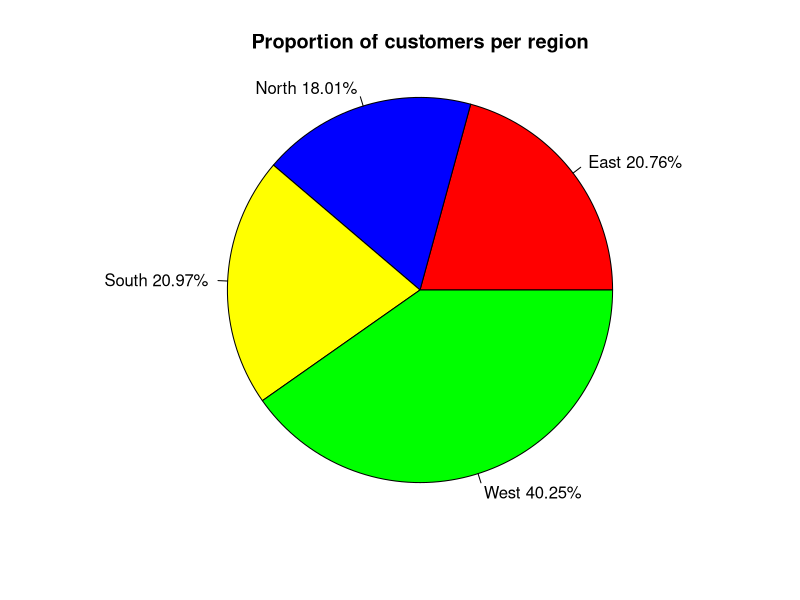
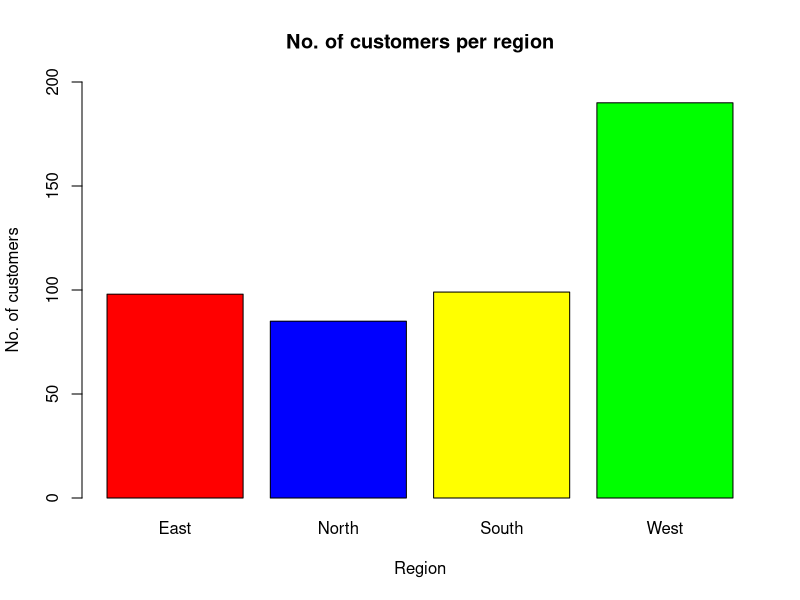
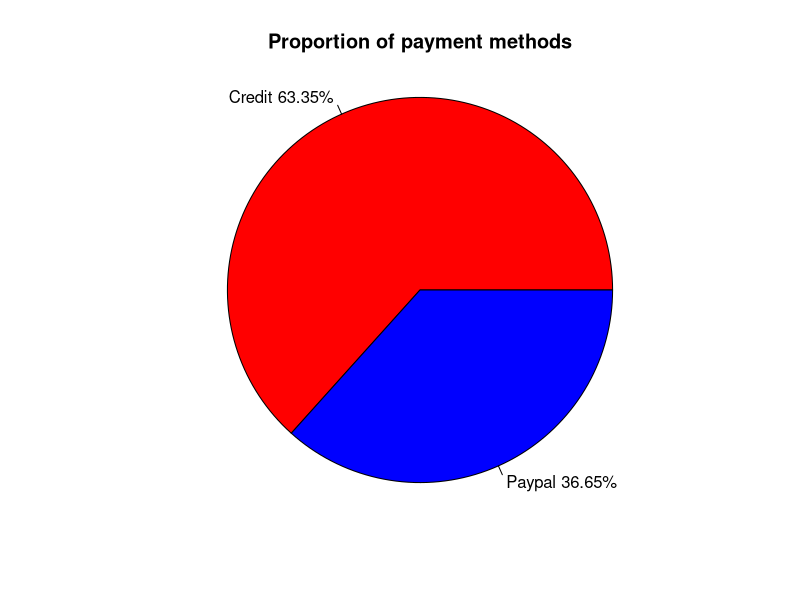
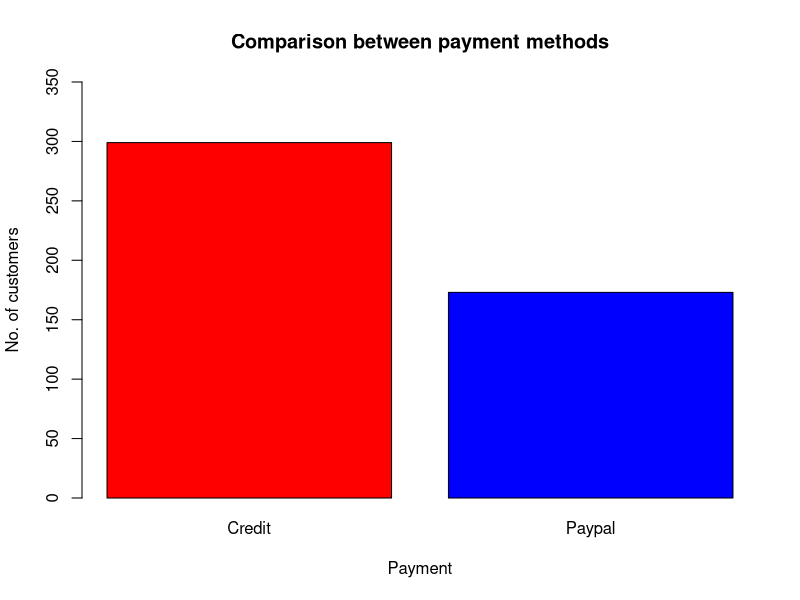
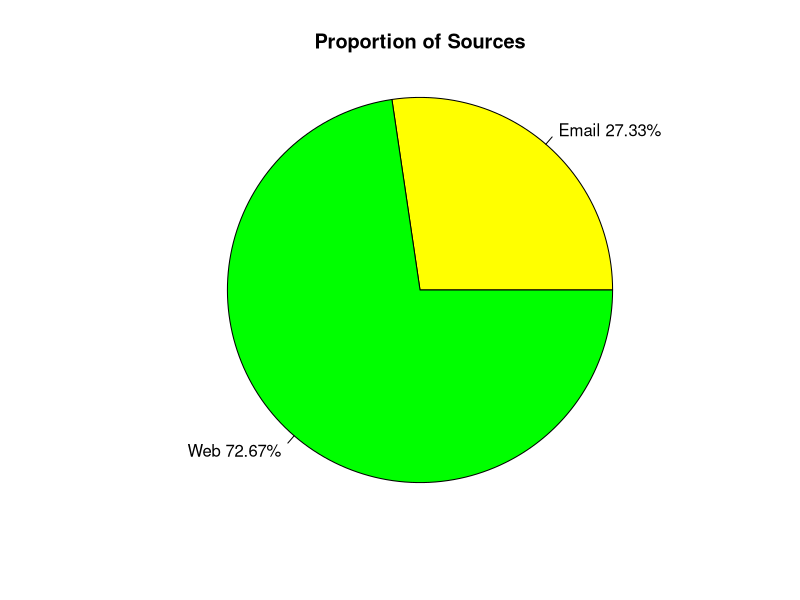
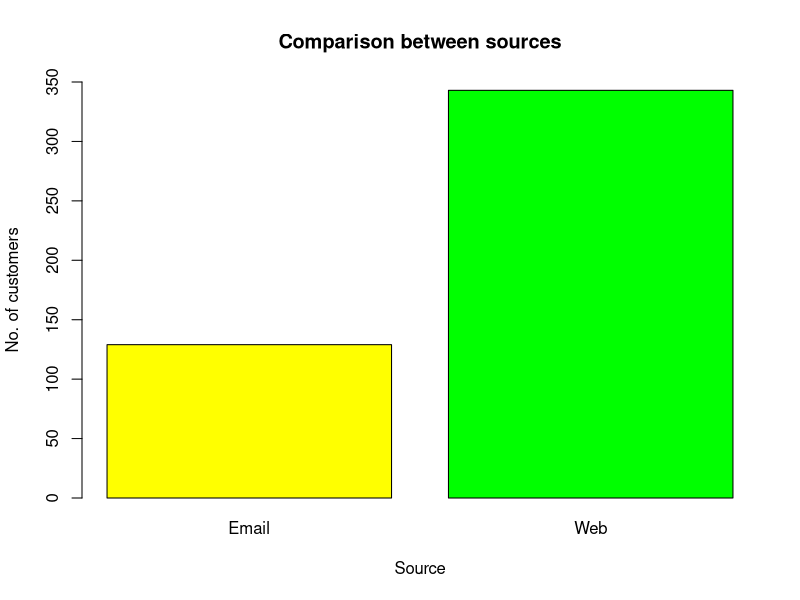
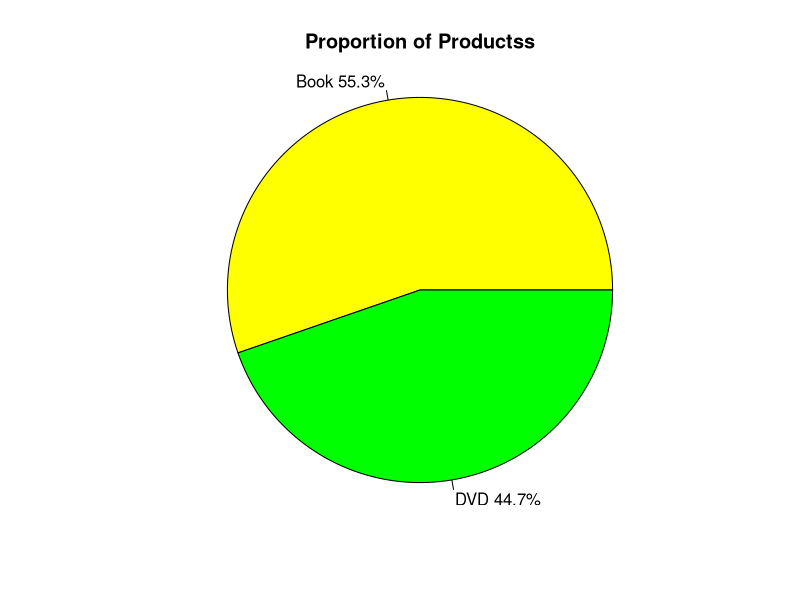
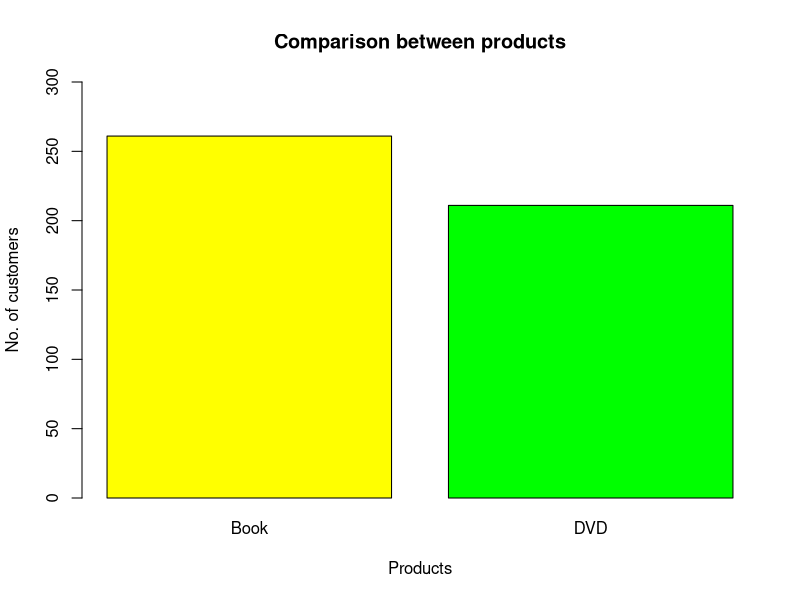

Write the R code that produced these figures, in order.
# Question 4
library(readxl)
dataset <- read_excel("Sales Transactions.xlsx", 
                      skip = 2)
View(dataset)

# Section (a)

# Part (i)
region = table(dataset$Region)

# Pie chart can show the relative proportion clearly
n = nrow(dataset)
lbls = names(region)
pct = round(region/n *100, digits = 2)
lbls <- paste(lbls, pct)
lbls <- paste(lbls,"%",sep="")
pie(region, labels = lbls, main = "Proportion of customers per region",
    radius=1, col = c("red", "blue", "yellow", "green")
    )

# Bar chart can show the comparison between different categories
barplot(region, main = "No. of customers per region",
        col = c("red", "blue", "yellow", "green"),
        xlab = "Region", ylab = "No. of customers",
        ylim = range(seq(0,200,10))
        )

# Part (ii)
payment = table(dataset$Payment)

# Pie chart can show the relative proportion clearly
n = nrow(dataset)
lbls = names(payment)
pct = round(payment/n *100, digits = 2)
lbls <- paste(lbls, pct)
lbls <- paste(lbls,"%",sep="")
pie(payment, labels = lbls, main = "Proportion of payment methods",
    radius=1, col = c("red", "blue")
)

# Bar chart can show the comparison between different categories
barplot(payment, main = "Comparison between payment methods",
        col = c("red", "blue"),
        xlab = "Payment", ylab = "No. of customers",
        ylim = range(seq(0,350,10))
)

# Part (iii)
source = table(dataset$Source)

# Pie chart can show the relative proportion clearly
n = nrow(dataset)
lbls = names(source)
pct = round(source/n *100, digits = 2)
lbls <- paste(lbls, pct)
lbls <- paste(lbls,"%",sep="")
pie(source, labels = lbls, main = "Proportion of Sources",
    radius=1, col = c("yellow", "green")
)

# Bar chart can show the comparison between different categories
barplot(source, main = "Comparison between sources",
        col = c("yellow", "green"),
        xlab = "Source", ylab = "No. of customers",
        ylim = range(seq(0,350,10))
)

# Part (iv)
product = table(dataset$Product)

# Pie chart can show the relative proportion clearly
n = nrow(dataset)
lbls = names(product)
pct = round(product/n *100, digits = 2)
lbls <- paste(lbls, pct)
lbls <- paste(lbls,"%",sep="")
pie(product, labels = lbls, main = "Proportion of Productss",
    radius=1, col = c("yellow", "green")
)

# Bar chart can show the comparison between different categories
barplot(product, main = "Comparison between products",
        col = c("yellow", "green"),
        xlab = "Products", ylab = "No. of customers",
        ylim = range(seq(0,300,10))
)

# Section (b)
north = subset(dataset, dataset$Region=="North")
east = subset(dataset, dataset$Region=="East")
south = subset(dataset, dataset$Region=="South")
west = subset(dataset, dataset$Region=="West")

# Part (i)
# Checking for north
prod_north = table(north$Product)
prod_north
# Book (43) is slightly more popular than DVD (42)

# Checking for east
prod_east = table(east$Product)
prod_east
# Book (56) is more popular than DVD (42)

# Checking for south
prod_south = table(south$Product)
prod_south
# Book (62) is more popular than DVD (37)

# Checking for west
prod_west = table(west$Product)
prod_west
# Book (100) is more popular than DVD (90)

# Part (ii)
# Checking for north
pay_north = table(north$Payment)
pay_north
# Credit (50) is  more popular than Paypal (35)

# Checking for east
pay_east = table(east$Payment)
pay_east
# Credit (74) is more popular than Paypal (24)

# Checking for south
pay_south = table(south$Payment)
pay_south
# Credit (61) is more popular than Paypal (38)

# Checking for west
pay_west = table(west$Payment)
pay_west
# Credit (114) is more popular than Paypal (76)

# Section (c)
dataset["No Customers"] = 1

library(reshape2)
x = dataset[c("Region","Source","No Customers")]
x.wide = dcast(x, `Region` ~`Source`, value.var="No Customers")
value = as.matrix(x.wide[, c(3,2)])
labels = c("Web", "Email")
barplot(value, main = "Clustered Bar Chart", 
        beside=T, col=colors()[c(23,89,12,45)], 
        names.arg =labels, legend.text = c("East","North","South","West")
        )
# The combination with most customers is Web and West region

# Section (d)



